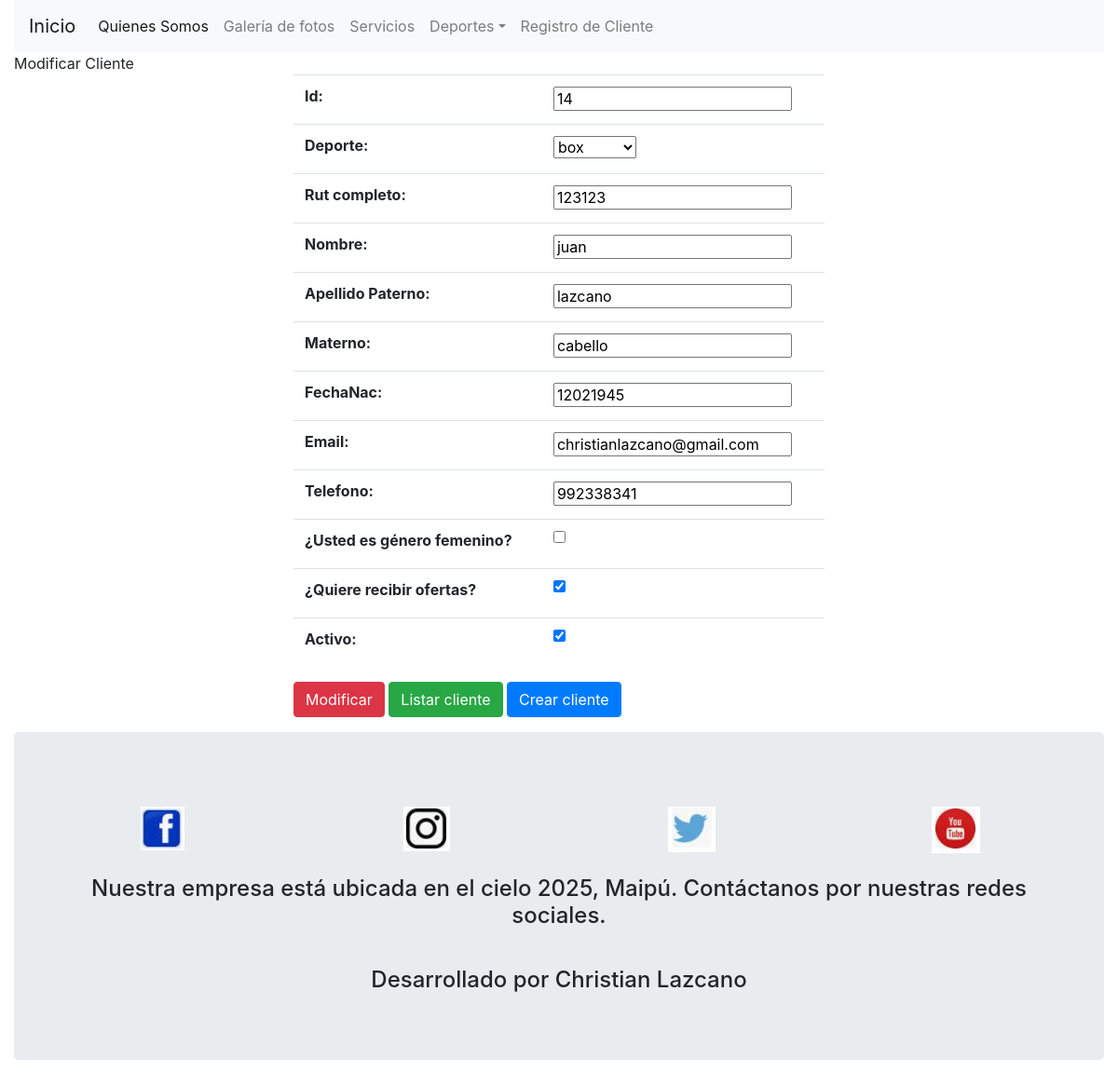
Page /modificarCliente/14 on the committed database.
### crud/models.py (models this page shows, shortened)
class Deporte(models.Model):
    id  = models.IntegerField(primary_key=True)
    categoria = models.ForeignKey(Categoria, on_delete=models.CASCADE)
    nombre = models.CharField(max_length=40)
    descripcion = models.CharField(max_length=40)
    def __str__(self):
        return self.nombre

class Clientes(models.Model):
    id  = models.IntegerField(primary_key=True)
    deporte = models.ForeignKey(Deporte, on_delete=models.CASCADE)
    rut = models.CharField(max_length=10,verbose_name="rut completo")
    nombre = models.CharField(max_length=40)
    paterno = models.CharField(max_length=40,verbose_name="Apellido Paterno")
    materno= models.CharField(max_length=40)
    fechaNac = models.CharField(max_length=40)
    email=models.CharField(max_length=60)
    telefono=models.CharField(max_length=40)
    genero = models.BooleanField(verbose_name="¿Usted es género femenino?")
    ofertaSino=models.BooleanField(verbose_name="¿Quiere recibir ofertas?")
    activo = models.BooleanField()

### crud/views.py (the view)
# urls.py: path('modificarCliente/<id>',  modificarCliente, name="modificarCliente"),
def modificarCliente(request, id):
    cliente = Clientes.objects.get(id = id)
    contexto = {'form' : ClientesForm(instance=cliente) }
    if request.method == 'POST': # detecta si hay una solicitud (presionó el botón)
        formulario = ClientesForm(data=request.POST, instance=cliente)
        formulario.save()
        contexto = {'form' : ClientesForm(instance=Clientes.objects.get(id = id)) }
        contexto['mensaje'] = 'Los datos fueron guardado'
    return render(request, 'modificarCliente.html', contexto)

### crud/forms.py
class ClientesForm(forms.ModelForm):
    class Meta:
        model = Clientes
        fields= '__all__'

### crud/templates/modificarCliente.html (shortened to what this page needs)
{% extends "formulario.html" %}
{% block titulo %} {{ 'Modificar Cliente' }} {% endblock %}
{% block contenido %}
<form method="POST">
    <div class="row justify-content-center">
        <div class="col-6">
            <table class="table">
                {{ form.as_table }}
            </table>
        </div>
    </div>
    <div class="row justify-content-center">
        <div class="col-6">
            <input type="submit" class="btn btn-danger" value="Modificar">
            <a href="{% url 'listadoCliente' %}" class="btn btn-success">Listar cliente</a>
            <a href="{% url 'crearCliente' %}" class="btn btn-primary">Crear cliente</a>
        </div>
    </div>
</form>
{% endblock %}

### rows in the picture
Deporte: id "14", nombre "juan"
Clientes: deporte "box", rut "123123", paterno "lazcano", materno "cabello", fechaNac "12021945", email "christianlazcano@gmail.com", telefono "992338341", ofertaSino "☑", activo "☑"

### other values in the picture
{{ 'Modificar Cliente' }} "Modificar Cliente"
